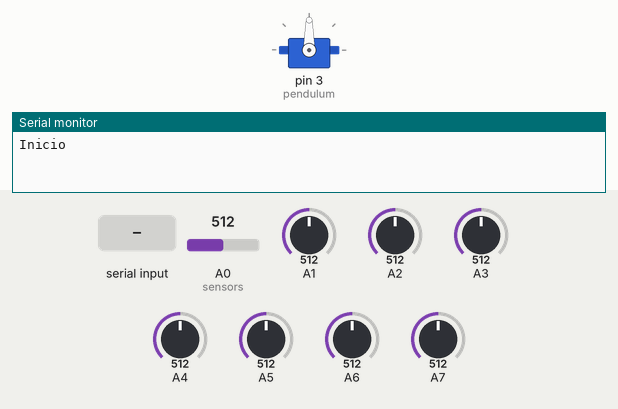
Bench run of a sketch on a simulated Arduino Nano, built with avr-gcc and run on an emulated ATmega328P. Shown: servo, the last lines printed to the serial monitor. The test bench sets the inputs (shaded band); at power-on: A1 = 512, A7 = 512, A0 (sensors) = 512, A2 = 512, A3 = 512, A4 = 512, A5 = 512, A6 = 512.

Above: at 1.1 s.
At 18.7 s:
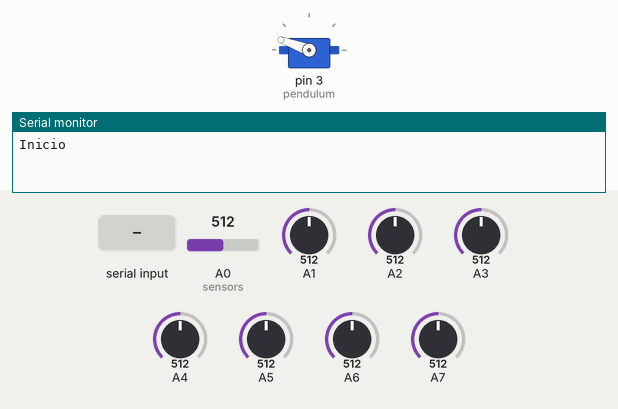
18.8 s: A1 set to 75
20.3 s: "90,45\n" received over Serial
22.8 s: A7 set to 270
24.3 s: A7 set to 239
At 25.3 s:
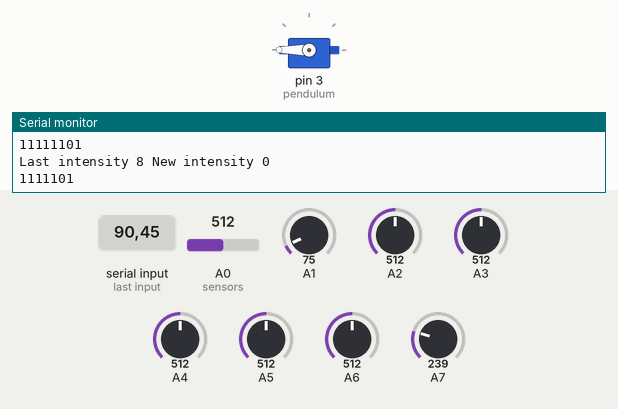
Timing chart, 0 to 26.8 s (numbered marks = the images above; inputs shaded):
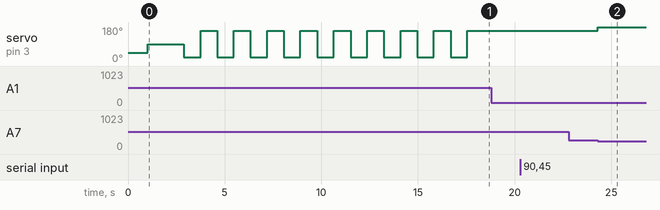

Measured:
- the behaviour switches between 256 and 255 on A7 (found by bisection; images 1 and 2)
- after the input at 22.8 s, every drawn part: stays the same
- after the input at 24.3 s, servo on pin 3 (pendulum): 160° → 180° at once
- by itself, servo on pin 3 (pendulum): repeats every 1.7 s: 20° 0.86 s, 160° 0.86 s

The sketch:

Pendulum-Lamp_IR_Laser.ino
```cpp
   /*
   Iván Abreu Studio.

   13/3/2018

   The point of this program is to keep a pendulum lamp moving.

   To get that, we read a sensor array and pull to the oposite side
   of the array. The array detects the lamp wire, ergo, pendulum positon.

   The max aplitude has to be sustanied. The pendular movement shall no
   stop, no mather what.

   Other goals of future versions:
    -Feed of historic earthquakes behaviour
    -Bluetooth configuration
    -Zombie mode
    -Fine slow motion

   ChangeLog
   V1. Micro servo
   V2. Solenoid
   V3. Micro reducer
   V4. Mid Servo
   V4.1. Sensor Array
   V4.2. Binary lecture
   V4.3. Servo sync
   V4.4. Succesful auto sync
   v4.4.1 Added proportional servo movement
   V4.4.2 Fix to takeMeOut sequence
   V4.4.3 Manual control of earthcuake intensity
   V4.5 Laser sensor array
   V5.0 Logic correction to asyncronous movement
   V5.0.1 New direction checker
   V5.0.2 New direction toogle function
   V5.1 Asynchronous ignition
   V5.2 Target position philosophy added
   V5.3 Sensor lecture starts with ignition sequence
   V5.4 16 samples saved
   V5.4.1 Dinamic theshold sequence
   V5.4.2 Dinamic discriminator.
   V5.4.3 Dinamic detected value adder
   V5.4.4 Non detec average value
   V5.4.5 Detect value average
   V5.4.6 Mid range dinamic protoChange
   V5.4.7 Continuos average ignition readings
   V5.4.8 Average readengs begin befor ignition
   V5.4.9 Reliable ignition sequence, average based, detect readings fedback
   V5.5 Motor drive continuos form added. First light changin stable version achieved
   V5.6 Poke sequence prevents stop at missreadng


   Team:

   Iván Abreu Ochoa
   Malitzin Cortez
   Beto Olguin
   Hugo Vargas
*/

#include <Servo.h>

Servo pendulum;

const byte IGND = 18;
const byte CENTERPOSITION = 90;
const byte MAXD = 80;
const byte MIND = 10;
const float MINRICHTER = 50;
const float MAXRICHTER = 85;
const byte MINFRONT = CENTERPOSITION + MIND;
const byte MAXFRONT = CENTERPOSITION + MAXD;
const byte MINBACK = CENTERPOSITION - MIND;
const byte MAXBACK = CENTERPOSITION - MAXD;
const int MINTRAVELTIME = 750;
const int MAXTRAVELTIME = 1500;
const byte NSENSORS = 8;
const int PROTOTH = 550;
const byte LENGTHC1 = 16;

byte richter = 8.4;
byte positionB, positionF;
bool lampDirection = 0;
byte targetPosition;
byte kicks = 0;
int mData;
bool lLampDirection, changeDirection;
byte diferentialThreshold = 100;

volatile int bData [NSENSORS] = {};
byte aData, lData;

volatile double timeNow;
volatile int travelTime;
volatile double targetTime;

volatile int c1 [NSENSORS][LENGTHC1] = {};
byte i_min_x [NSENSORS] = {};
volatile int c2 [NSENSORS][LENGTHC1] = {};
volatile int dinamicThreshold [NSENSORS]= {};
volatile int avgArray [NSENSORS][2] = {};

void setup()
{
  Serial.begin (2000000);
  Serial.println ();
  Serial.println ("Inicio");

  pendulum.attach (3);

  ignition ();

}

void loop()
{
  readAll ();
  protoChange ();
  checkDirection ();
  checkChangeDirection ();
  motorDrive ();
  poke ();
  listenPort ();

}
```

logic.ino
```cpp
void adjustRichter (float rch)
{
  int rr = rch * 10;

  positionB = map (rr, MINRICHTER, MAXRICHTER, MINFRONT, MAXFRONT);
  positionF = map (rr, MINRICHTER, MAXRICHTER, MINBACK, MAXBACK);
  //printPositions ();
}

void getTargetTime ()
{
  int rr = richter * 10;
  travelTime = map (rr, MINRICHTER, MAXRICHTER, MAXTRAVELTIME, MINTRAVELTIME);
  targetTime = millis () + travelTime;
}


void checkDirection ()
{
  if (aData != lData && aData != 255)
  {
    printProtoChange ();
    //printValues ();
    if (~mData < ~aData)
    {
      lampDirection = 0;
    }
    else
    {
      lampDirection = 1;
    }
    mData = aData;
  }
}

void checkChangeDirection ()
{
  if (lLampDirection != lampDirection)
  {
    changeDirection = 1;
    //printDirection ();
    //printC1C2 ();
  }
  lLampDirection = lampDirection;
}


void toogleTargetPosition ()
{
  if (targetPosition > CENTERPOSITION)
  {
    targetPosition = positionF;
  }
  else if (targetPosition < CENTERPOSITION)
  {
    targetPosition = positionB;
  }
}

void add ()
{
  for (byte i_r = 0; i_r < LENGTHC1 - 1; i_r++)
  {
    int shiftAux [NSENSORS] = {};
    for (byte i_c = 0; i_c < NSENSORS; i_c++)
    {
      shiftAux [i_c] = c1 [i_c][i_r + 1];
    }
    for (byte i_c = 0; i_c < NSENSORS; i_c++)
    {
      c1 [i_c][i_r] = shiftAux [i_c];
    }
  }
  for (byte i_a = 0; i_a < NSENSORS; i_a++)//i_ap stands for add index
  {
    c1 [i_a][LENGTHC1 - 1] = bData [i_a];
  }
}

void extractDetect ()
{
  for (byte i_c = 0; i_c < NSENSORS; i_c++)
  {
    int minR = 1023;
    byte i_min = 0;
    int maxR = 0;
    byte i_max = 0;
    for (byte i_r = 0; i_r < LENGTHC1; i_r++)
    {
      if (c1 [i_c][i_r] < minR)
      {
        minR = c1 [i_c][i_r];
        i_min = i_r;
      }
      if (c1 [i_c][i_r] > maxR)
      {
        maxR = c1 [i_c][i_r];
        i_max = i_r;
      }
    }
    if (maxR != 0 || minR != 1023)
    {
      int bd = (maxR - minR) / 2;
      if (bd > diferentialThreshold)
      {
        dinamicThreshold [i_c] = bd;
      }
      if (c1 [i_c][LENGTHC1 - 1] < maxR - dinamicThreshold [i_c])
      {
        addDetect (i_c, c1 [i_c][LENGTHC1 - 1]);
      }
    }
    byte c = 0;
    int b = 0;
    for (int i_r = 0; i_r < LENGTHC1; i_r++)
    {
      if (c1 [i_c][i_r] > maxR - dinamicThreshold [i_c])
      {
        b += c1 [i_c][i_r];
        c++;
      }
    }
    avgArray [i_c][0] = b / c;
    b = 0;
    for (int i_r = 0; i_r < LENGTHC1; i_r++)
    {
      b += c2 [i_c][i_r];
    }
    avgArray [i_c][1] = b / LENGTHC1;
  }

}

void addDetect (byte i_c_ad, int minRAD)
{
  for (byte i_r_ad = 0; i_r_ad < LENGTHC1 - 1; i_r_ad++)
  {
    int shiftAux_ad = c2 [i_c_ad][i_r_ad + 1];
    c2 [i_c_ad][i_r_ad] = shiftAux_ad;
  }
  c2 [i_c_ad][LENGTHC1 - 1] = minRAD;
}

void poke ()
{
  //
}
```

motors.ino
```cpp
void ignition ()
{
  adjustRichter (richter);
  setServo ();
  timeNow = millis ();
  getTargetTime ();
  targetPosition = positionF;
  //printTargetTime ();
  while (kicks < IGND)
  {
    //printIgnitionMotorMonitor ();
    readAll ();
    add ();
    extractDetect ();

    //printValues();
    protoChange ();
    if (lData != aData && aData != 255)
    {
      printProtoChange ();
      printDinamicThreshold ();
      printAvg ();

      checkDirection ();
      checkChangeDirection ();
    }
    if (timeNow > targetTime)
    {
      pendulum.write (targetPosition);
      toogleTargetPosition ();
      getTargetTime ();
      kicks++;
    }

    timeNow = millis ();
  }
}

void motorDrive ()
{
  if (changeDirection == 1)
  {
    mData = aData;
    changeDirection = 0;
    adjustRichter (richter);
    toogleTargetPosition ();
    pendulum.write (targetPosition);
  }
}

void setServo ()
{
  for (byte r = 0; r < LENGTHC1; r++)
  {
    readAll ();
    add ();
  }
  for (byte i_c = 0; i_c < NSENSORS; i_c++)
  {
    int avgAux = 0;
    for (byte i_r = 0; i_r < LENGTHC1; i_r++)
    {
      avgAux += c1 [i_c][i_r];
    }
    avgArray [i_c][0] = avgAux / LENGTHC1;
    dinamicThreshold [i_c] = diferentialThreshold / 2;
  }
  pendulum.write (45);
  delay (1000);
  pendulum.write (CENTERPOSITION);
  delay (1000);
}
```

sensors.ino
```cpp
void readAll ()
{
  bData [0] = analogRead (A0);//Read all sensors
  bData [1] = analogRead (A1);
  bData [2] = analogRead (A2);
  bData [3] = analogRead (A3);
  bData [4] = analogRead (A4);
  bData [5] = analogRead (A5);
  bData [6] = analogRead (A6);
  bData [7] = analogRead (A7);
}

void protoChange ()
{
  lData = aData;
  for (byte i_ra = 0; i_ra < NSENSORS; i_ra++)//Buids the binary data variable to work with
  {
   if (bData [i_ra] < avgArray [i_ra][0] - ((avgArray [i_ra][0] - avgArray [i_ra][1]) / 2))//The threshold value determines wich value has to be written
    {
      bitClear (aData, i_ra);
    }
    else
    {
      bitSet (aData, i_ra);
    }
  }
}
```

serial.ino
```cpp
void printTargetTime ()
{
  Serial.print (travelTime);
  Serial.print (" ");
  Serial.print (timeNow);
  Serial.print (" ");
  Serial.println (targetTime);
}


void printIgnitionMotorMonitor ()
{
  Serial.print (targetPosition);
  Serial.print (" ");
  Serial.print (timeNow);
  Serial.print (" ");
  Serial.println (targetTime);
}

void printPositions ()
{
  Serial.print (positionF);
  Serial.print (" ");
  Serial.println (positionB);
}

void printProtoChange ()
{
  Serial.println (aData, BIN);
}

void printDirection ()
{
  if (lampDirection == 1)
  {
    Serial.println ("Der");
  }
  else
  {
    Serial.println ("Izq");
  }
}

void listenPort ()
{
  if (Serial.available () > 0)//5.5 to 8
  {
    float data = Serial.parseFloat ();
    if (data < 10)
    {
      Serial.print ("Last intensity ");
      Serial.print (richter, 1);
      richter = data;
      Serial.print (" New intensity ");
      Serial.println (richter, 1);
    }
    else if (data == 15)
    {
      poke ();
    }
  }
}

void printValues ()
{
  for (byte i = 0; i < NSENSORS; i++)
  {
    Serial.print (bData [i]);
    Serial.print (" ");
  }
  Serial.println ();
}

//void printC1C2 ()
//{
//  Serial.println("Readings");
//  for (byte i_r = 0; i_r < LENGTHC1; i_r++)
//  {
//    for (byte i_c = 0; i_c < NSENSORS; i_c++)
//    {
//      Serial.print (c1 [i_c][i_r]);
//      Serial.print (" ");
//    }
//    Serial.println ();
//  }
//  Serial.println ("Detect");
//  for (byte i_r = 0; i_r < LENGTHC1; i_r++)
//  {
//    for (byte i_c = 0; i_c < NSENSORS; i_c++)
//    {
//      Serial.print (c2 [i_c][i_r]);
//      Serial.print (" ");
//    }
//    Serial.println ();
//  }
//  Serial.println ();
//}

void printDinamicThreshold ()
{
  Serial.println ("Dinamic Threshold");
  for (byte i_c = 0; i_c < NSENSORS; i_c++)
  {
    Serial.print (dinamicThreshold [i_c]);
    Serial.print (" ");
  }
  Serial.println ();
}

void printAvg ()
{
  Serial.println ("Avgs");
  for (byte i_r = 0; i_r < 2; i_r++)
  {
    for (byte i_c = 0; i_c < NSENSORS; i_c++)
    {
      Serial.print (avgArray [i_c][i_r]);
      Serial.print (" ");
    }
    Serial.println ();
  }
  Serial.println ();
}
```
